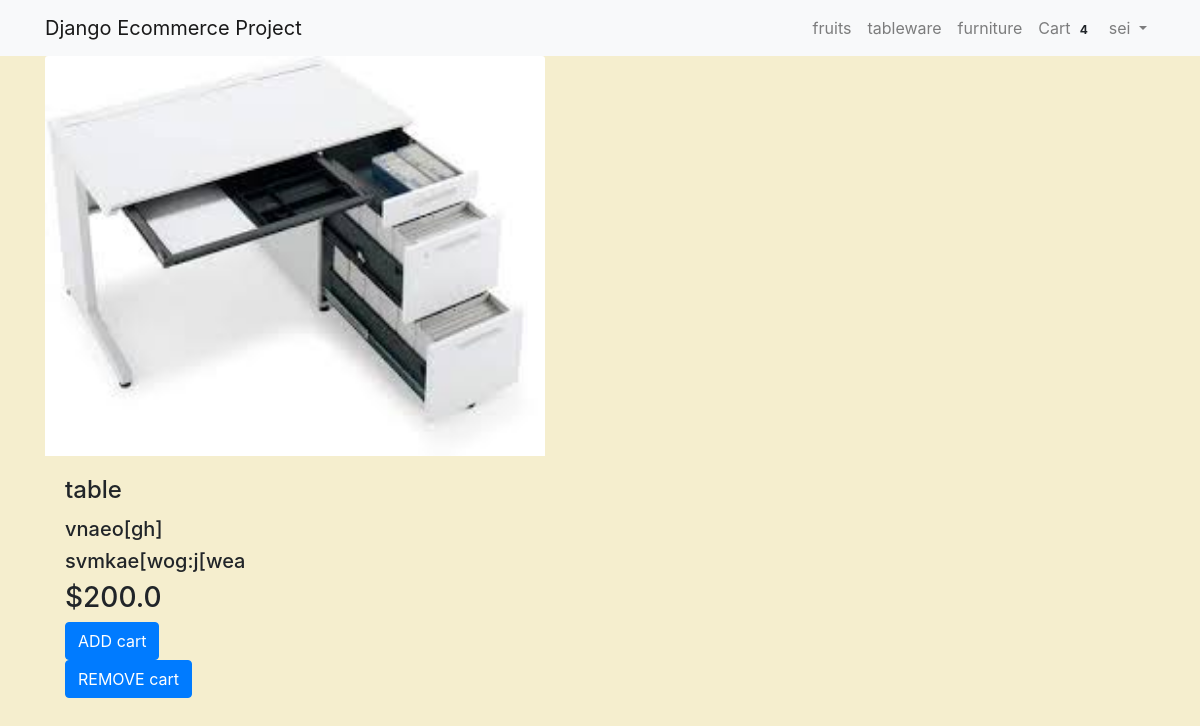
The app's page /detail/table (signed in) with its own data.
### cart/models.py (models this page shows, shortened)
class Order(models.Model):
    orderitems  = models.ManyToManyField(Cart)
    user = models.ForeignKey(User, on_delete=models.CASCADE)
    ordered = models.BooleanField(default=False)
    created = models.DateTimeField(auto_now_add=True)

### products/models.py (models this page shows, shortened)
class Product(models.Model):
    mainimage=models.ImageField(upload_to='product/',blank=True)
    name=models.CharField(max_length=50)
    slug=models.SlugField()
    category=models.ForeignKey(Category,on_delete=models.CASCADE)
    preview_text=models.TextField(max_length=200, verbose_name='Preview Text')
    detail_text=models.TextField(max_length=200, verbose_name='Detail Text')
    price=models.FloatField()

### products/views.py (the view)
# urls.py: path('detail/<slug>',ProductDetail.as_view(),name='detail'),
class ProductDetail(LoginRequiredMixin,DetailView):
    model=Product

### cart/templatetags/cart_tag.py (called while the page is built)
@register.filter
def cart_total(user):
    order = Order.objects.filter(user=user, ordered=False)
    if order.exists():
    	return order[0].orderitems.count()
    else:
    	return 0

### products/templates/products/product_detail.html
{% extends "products/base.html" %}
{% block content %}
<div class="container">
        <div class="row">
                   <div class="col-md-4 col-lg-3">
               <img class="card-img-top"  src="/media/{{ object.mainimage }}" style="width: 500px; height: 400px;">
               <div class="card-body">
                 <h4 class="card-title">{{product.name}}</h4>
                 <h5>{{product.preview_text}}</h5>
                 <h5>{{product.detail_text}}</h5>
                 <h3>${{product.price}}</h3>
                 <a href="/cart/{{product.slug}}" class="btn btn-primary">ADD cart</a>
                 <a href="#" class="btn btn-primary">REMOVE cart</a>
        </div>
</div>
{% endblock %}

### products/templates/products/naver.html (shortened to what this page needs)
{%load cart_tag %}
<nav class="navbar navbar-expand-lg navbar-light bg-light">
    <div class="container">
    <a class="navbar-brand" href="/">Django Ecommerce Project</a>
    <div class="collapse navbar-collapse" id="navbarNav">
      <ul class="navbar-nav ml-auto">
        <li {% if request.path == 'contact' %}class="nav-item active"{% else %}class="nav-item"{% endif %}>
          <a class="nav-link" href="#">fruits <span class="sr-only">(current)</span></a>
        </li>
        <li class="nav-item">
          <a class="nav-link" href="#">tableware</a>
        </li>
        <li class="nav-item">
          <a class="nav-link" href="#">furniture</a>
        </li>
        {% if request.user.is_authenticated %}
        <li class="nav-item">
          <a class="nav-link" href="{% url 'mainapp:cart-home' %}">
             Cart
            <span class="badge badge-light">{{ request.user| cart_total }}</span>
          </a>
      </li>
        <li class="nav-item dropdown">
          <a class="nav-link dropdown-toggle" href="#" id="navbarDropdown" role="button" data-toggle="dropdown" aria-haspopup="true" aria-expanded="false">
             {{ request.user.username }}
          </a>
        </li>
        {% else %}
         <li class="nav-item">
             <a class="btn btn-primary" href="/accounts/login/">login / register</a>
        </li>
        {% endif %}
      </ul>
    </div>
    </div>
  </nav>

### records on screen
Product: mainimage (picture), name "table", preview_text "vnaeo[gh]", detail_text "svmkae[wog:j[wea", price "200.0"

### other values on screen
{{ request.user| cart_total }} "4"
{{ request.user.username }} "sei"
